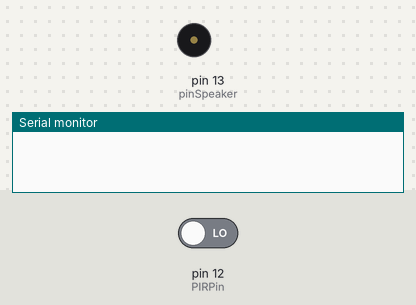
Bench run of a sketch on a simulated Arduino Uno, built with avr-gcc and run on an emulated ATmega328P. Parts: buzzer (waves = sounding), the last lines printed to the serial monitor. The test bench sets the inputs (shaded band); at power-on: pin 12 (PIRPin) LOW.

Above: at 2.8 s.
2.9 s: pin 12 (PIRPin) driven HIGH
At 4.51 s:
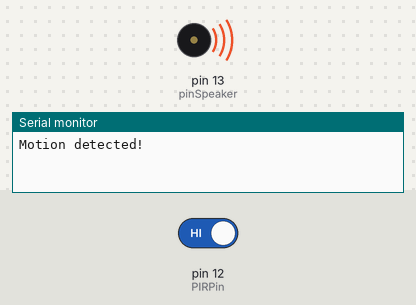
7.0 s: pin 12 (PIRPin) driven LOW
At 7.6 s:
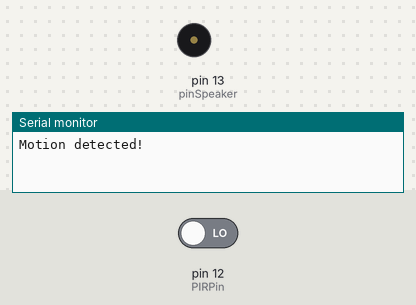
Timing chart, 0 to 10.0 s (numbered marks = the images above; inputs shaded):
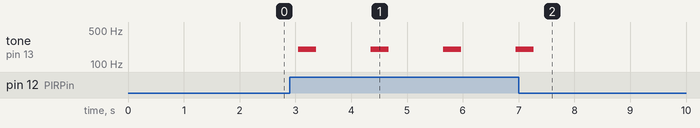

Measured:
- after the input at 2.9 s, tone on pin 13 (pinSpeaker): plays 200 Hz for 0.32 s, 199 Hz for 0.32 s, 200 Hz for 0.32 s, 200 Hz for 0.05 s, starting after 0.15 s
- after the input at 7.0 s, tone on pin 13 (pinSpeaker): goes on until 7.3 s, then stays silent

The sketch:

Pir_Buzzer_Led.ino
```cpp
int PIRPin = 12;        // chân PIR
int pirState = LOW;     // Bắt đầu với không có báo động
int val;
int pinSpeaker = 13;    // chân còi

void setup()
{
  pinMode(PIRPin, INPUT);
  pinMode(pinSpeaker, OUTPUT);
  Serial.begin(9600);
}

void loop()
{
  val = digitalRead(PIRPin);    // đọc giá trị đầu vào.
  if (val == HIGH)              // nếu giá trị ở mức cao.(1)
  {
    playTone(300, 200);          // phát 200Hz trong 300ms
    delay(1000);

    if (pirState == LOW)
    {
      Serial.println("Motion detected!");
      pirState = HIGH;
    }
  }
  else
  {
    playTone(0, 0);
    delay(1000);
    if (pirState == HIGH)
    {
      Serial.println("Motion ended!");
      pirState = LOW;
    }
  }
}

void playTone(long duration, int freq)
{
  duration *= 1000;
  int period = (1.0 / freq) * 1000000;
  long elapsed_time = 0;
  while (elapsed_time < duration)
  {
    digitalWrite(pinSpeaker,HIGH);
    delayMicroseconds(period / 2);
    digitalWrite(pinSpeaker, LOW);
    delayMicroseconds(period / 2);
    elapsed_time += (period);
  }
}
```
